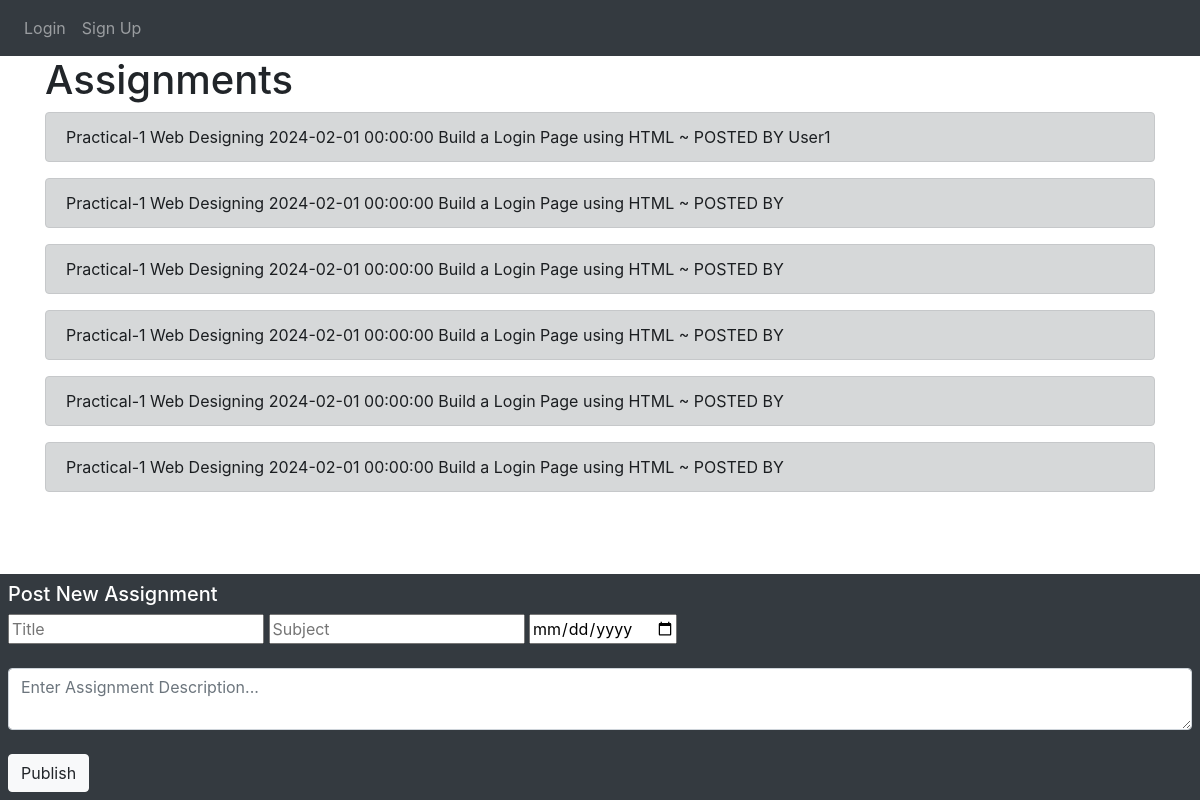
The app's page /assignments with its own data.
### Website/models.py (models this page shows)
class assigns(db.Model):
    id = db.Column(db.Integer, primary_key=True)
    title = db.Column(db.String(150))
    description = db.Column(db.String(2000))
    subject = db.Column(db.String(30))
    deadline = db.Column(db.DateTime)
    user_id = db.Column(db.Integer, db.ForeignKey('user.id'))

class User(db.Model, UserMixin):
    id = db.Column(db.Integer, primary_key=True)
    email = db.Column(db.String(150), unique=True)
    password = db.Column(db.String(1500))
    first_name =  db.Column(db.String(150))
    notes = db.relationship('Note')
    files = db.relationship('file')
    assigns = db.relationship('assigns')

### Website/views.py (the view)
@views.route('/assignments')
def assignments():
    return render_template('assignments.html', user=current_user, all_users = User, assigns = assigns.query.all())

### Website/templates/assignments.html
{% extends "base.html"  %} {% block title  %}Assignments{% endblock %}
{% block content %}
    <h1>Assignments</h1>
        {% for a in assigns %}
        <div class="alert alert-dark" role="alert">
            {{ a.title }}
            {{ a.subject }}
            {{ a.deadline }}
            {{ a.description }}
            ~ POSTED BY {{ all_users.query.get(a.id).first_name }}
        </div>
        {% endfor %}
        {% block posting %}
        <div class=" fixed-bottom" >
            <form method="POST" action="/publish-assign">
                <span class="d-block p-2 bg-dark text-white">
                <h5>Post New Assignment</h5>
                <input name='title' placeholder="Title">
                <input name='subject' placeholder="Subject">
                <input name='deadline'  type="date" placeholder="Due Date">
                <br />
                <br />
                <textarea name="description" class="form-control" placeholder="Enter Assignment Description..."></textarea>
                <br />
                <button type="submit" class="btn btn-light">Publish</button>
                </span>
            </form>
        </div>
        {% endblock %}
{% endblock %}

### Website/templates/base.html (shortened to what this page needs)
<!DOCTYPE html>
<html>
    <head>
        <link
      rel="stylesheet"
      href="https://stackpath.bootstrapcdn.com/bootstrap/4.4.1/css/bootstrap.min.css"
        />
        <link
      rel="stylesheet"
      href="https://stackpath.bootstrapcdn.com/font-awesome/4.7.0/css/font-awesome.min.css"
        />
    </head>
    <body>
        <nav class="navbar navbar-expand-lg navbar-dark bg-dark">
            <div class="collapse navbar-collapse" id="navbar">
                    <div class="navbar-nav">
                        {% if user.is_authenticated  %}
                        <a class="nav-item nav-link" id="home" href="/">Home</a>
                        <a class="nav-item nav-link" id="library" href="/library">Library</a>
                        <a class="nav-item nav-link" id="assignments" href="/assignments">Assignments</a>
                        <a class="nav-item nav-link" id="logout" href="/logout">Logout</a>
                        {% else %}
                        <a class="nav-item nav-link" id="login" href="/login">Login</a>
                        <a class="nav-item nav-link" id="signUp" href="/sign-up">Sign Up</a>
                        {% endif %}
                    </div>
            </div>
        </nav>
        <div class="container">
            {% block content %}
            {% endblock %}
        </div>
    </body>
</html>

### records on screen
assigns: title "Practical-1", subject "Web Designing", deadline "2024-02-01 00:00:00", description "Build a Login Page using HTML", query.get "User1"
assigns: title "Practical-1", subject "Web Designing", deadline "2024-02-01 00:00:00", description "Build a Login Page using HTML"
assigns: title "Practical-1", subject "Web Designing", deadline "2024-02-01 00:00:00", description "Build a Login Page using HTML"
assigns: title "Practical-1", subject "Web Designing", deadline "2024-02-01 00:00:00", description "Build a Login Page using HTML"
assigns: title "Practical-1", subject "Web Designing", deadline "2024-02-01 00:00:00", description "Build a Login Page using HTML"
assigns: title "Practical-1", subject "Web Designing", deadline "2024-02-01 00:00:00", description "Build a Login Page using HTML"
